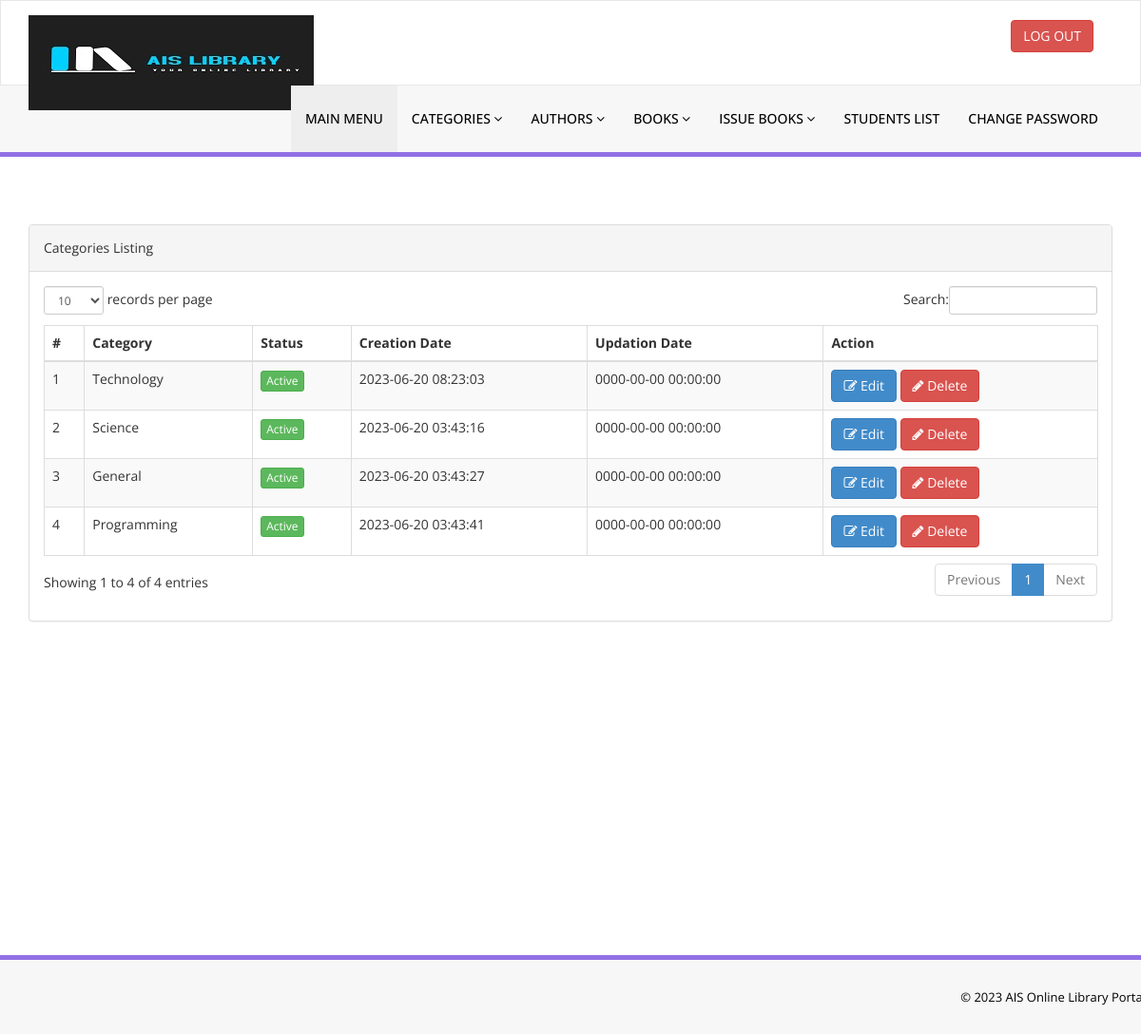
The app's page /admin/manage-categories.php (signed in) with its own data.
### tables this page shows
CREATE TABLE IF NOT EXISTS `tblcategory` (
  `id` int NOT NULL AUTO_INCREMENT,
  `CategoryName` varchar(150) DEFAULT NULL,
  `Status` int DEFAULT NULL,
  `CreationDate` timestamp NULL DEFAULT CURRENT_TIMESTAMP,
  `UpdationDate` timestamp NULL DEFAULT '0000-00-00 00:00:00' ON UPDATE CURRENT_TIMESTAMP,
  PRIMARY KEY (`id`)
);

### admin/manage-categories.php (the view, shortened to what this page needs)
<?php
include('includes/config.php');
if(strlen($_SESSION['alogin'])==0)
    {
header('location:index.php');
}
else{
    ?>
<!DOCTYPE html>
<html xmlns="http://www.w3.org/1999/xhtml">
<head>
    <link href="assets/css/bootstrap.css" rel="stylesheet" />
    <link href="assets/css/font-awesome.css" rel="stylesheet" />
    <link href="assets/js/dataTables/dataTables.bootstrap.css" rel="stylesheet" />
    <link href="assets/css/style.css" rel="stylesheet" />
</head>
<body>
<?php include('includes/header.php');?>
    <div class="content-wrapper">
         <div class="container">
        <div class="row pad-botm">
            <div class="col-md-12">
    </div>
     <div class="row">
</div>
        </div>
            <div class="row">
                <div class="col-md-12">
                    <div class="panel panel-default">
                        <div class="panel-heading">
                           Categories Listing
                        </div>
                        <div class="panel-body">
                            <div class="table-responsive">
                                <table class="table table-striped table-bordered table-hover" id="dataTables-example">
                                    <thead>
                                        <tr>
                                            <th>#</th>
                                            <th>Category</th>
                                            <th>Status</th>
                                            <th>Creation Date</th>
                                            <th>Updation Date</th>
                                            <th>Action</th>
                                        </tr>
                                    </thead>
                                    <tbody>
<?php $sql = "SELECT * from  tblcategory";
$query = $dbh -> prepare($sql);
$query->execute();
$results=$query->fetchAll(PDO::FETCH_OBJ);
$cnt=1;
if($query->rowCount() > 0)
{
foreach($results as $result)
{               ?>
                                        <tr class="odd gradeX">
                                            <td class="center"><?php echo htmlentities($cnt);?></td>
                                            <td class="center"><?php echo htmlentities($result->CategoryName);?></td>
                                            <td class="center"><?php if($result->Status==1) {?>
                                            <a href="#" class="btn btn-success btn-xs">Active</a>
                                            <?php } else {?>
                                            <a href="#" class="btn btn-danger btn-xs">Inactive</a>
                                            <?php } ?></td>
                                            <td class="center"><?php echo htmlentities($result->CreationDate);?></td>
                                            <td class="center"><?php echo htmlentities($result->UpdationDate);?></td>
                                            <td class="center">
                                            <a href="edit-category.php?catid=<?php echo htmlentities($result->id);?>"><button class="btn btn-primary"><i class="fa fa-edit "></i> Edit</button>
                                          <a href="manage-categories.php?del=<?php echo htmlentities($result->id);?>" onclick="return confirm('Are you sure you want to delete?');"" >  <button class="btn btn-danger"><i class="fa fa-pencil"></i> Delete</button>
                                            </td>
                                        </tr>
 <?php $cnt=$cnt+1;}} ?>
                                    </tbody>
                                </table>
                            </div>
                        </div>
                    </div>
                </div>
            </div>
    </div>
    </div>
  <?php include('includes/footer.php');?>
</body>
</html>
<?php } ?>

### admin/assets/css/style.css (style rules this page uses)
.content-wrapper { margin-top: 40px; min-height:800px; padding-bottom:90px; }
.pad-botm { padding-bottom:30px; }

### records on screen
tblcategory: CategoryName "Technology", Status "Active", CreationDate "2023-06-20 08:23:03", UpdationDate "0000-00-00 00:00:00"
tblcategory: CategoryName "Science", Status "Active", CreationDate "2023-06-20 03:43:16", UpdationDate "0000-00-00 00:00:00"
tblcategory: CategoryName "General", Status "Active", CreationDate "2023-06-20 03:43:27", UpdationDate "0000-00-00 00:00:00"
tblcategory: CategoryName "Programming", Status "Active", CreationDate "2023-06-20 03:43:41", UpdationDate "0000-00-00 00:00:00"
